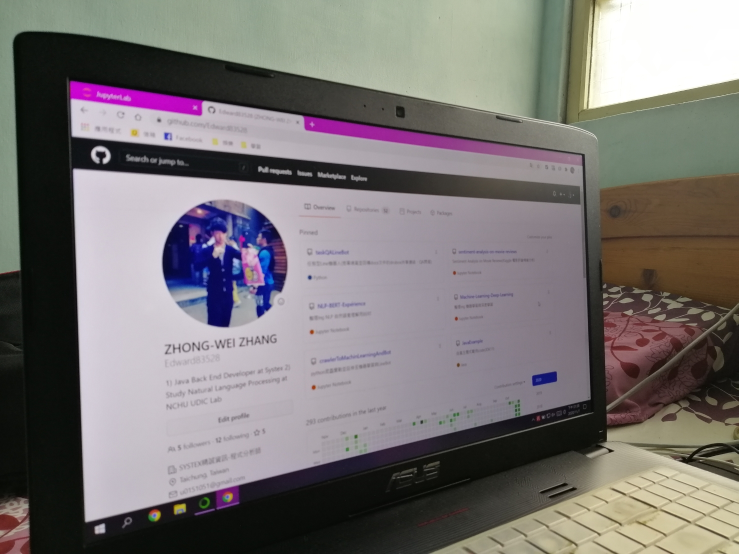
#> input picture img/view.jpg, 1477 x 1108 px (shown at 1/2 size)
$ python perspective.py
#> lines starting #> are read from the running program, lines starting #| are printed output that depends on the picture
#> in main, image is the input picture: shape (1108, 1477, 3); mean B, G, R 116.9, 117.1, 121.9
# -*- coding: utf-8 -*-
"""
Calculates the 3x3 matrix to transform the four source points to the four destination points

Comment copied from OpenCV:
/* Calculates coefficients of perspective transformation
* which maps soruce (xi,yi) to destination (ui,vi), (i=1,2,3,4):
*
*      c00*xi + c01*yi + c02
* ui = ---------------------
*      c20*xi + c21*yi + c22
*
*      c10*xi + c11*yi + c12
* vi = ---------------------
*      c20*xi + c21*yi + c22
*
* Coefficients are calculated by solving linear system:
*             a                         x    b
* / x0 y0  1  0  0  0 -x0*u0 -y0*u0 \ /c00\ /u0\
* | x1 y1  1  0  0  0 -x1*u1 -y1*u1 | |c01| |u1|
* | x2 y2  1  0  0  0 -x2*u2 -y2*u2 | |c02| |u2|
* | x3 y3  1  0  0  0 -x3*u3 -y3*u3 |.|c10|=|u3|,
* |  0  0  0 x0 y0  1 -x0*v0 -y0*v0 | |c11| |v0|
* |  0  0  0 x1 y1  1 -x1*v1 -y1*v1 | |c12| |v1|
* |  0  0  0 x2 y2  1 -x2*v2 -y2*v2 | |c20| |v2|
* \  0  0  0 x3 y3  1 -x3*v3 -y3*v3 / \c21/ \v3/
*
* where:
*   cij - matrix coefficients, c22 = 1
*/

"""

# 引入套件
import cv2
import numpy as np


path = 'img/view.jpg' # 圖片路徑


def show(image):
    # 顯示圖片
    cv2.imshow('image', image)
    # 按下任意鍵則關閉所有視窗
    cv2.waitKey(0) # 若設定為 0 就表示持續等待至使用者按下按鍵為止
    cv2.destroyAllWindows()


def pointInPolygon(x, y, point):
    j = len(point) - 1
    flag = False
    for i in range(len(point)):
        if (point[i][1] < y <= point[j][1] or point[j][1] < y <= point[i][1]) and (point[i][0] <= x or point[j][0] <= x):
            if point[i][0] + (y - point[i][1]) / (point[j][1] - point[i][1]) * (point[j][0] - point[i][0]) < x:
                flag = not flag
        j = i
    return flag

def draw_line(image, point, color=(0, 255, 0), w=2):
    image = cv2.line(image, (point[0][0], point[0][1]), (point[1][0], point[1][1]), color, w)
    image = cv2.line(image, (point[1][0], point[1][1]), (point[2][0], point[2][1]), color, w)
    image = cv2.line(image, (point[2][0], point[2][1]), (point[3][0], point[3][1]), color, w)
    image = cv2.line(image, (point[3][0], point[3][1]), (point[0][0], point[0][1]), color, w)
    return image


def perspectiveLogo(image, point1, point2):
    h, w = image.shape[:2] # 獲取圖像的大小，shape返回的是一個tuple元組，第一個元素表示圖像的高度，第二個表示圖像的寬度，第三個表示像素的通道數。
#> h = 1108; w = 1477
    print(h, w) # (1108,1477)取高度和寬度就好
#| 1108 1477
    #print(point2[2][0]) # 300.0
    #print(point2[2][1]) # 300.0
    img1 = np.zeros((int(point2[2][0]), int(point2[2][1]), 3), dtype=np.uint8) # 給定300*300 長度3 shape形狀>用0填充數組
    M = cv2.getPerspectiveTransform(point1, point2) # 計算得到轉換的矩陣
    '''
        M
    [[ 1.55112036e-01 -6.37446723e-03 -2.02176852e+01]
     [-4.56013848e-02  3.22669109e-01 -4.60250059e+01]
     [-4.08228948e-04  7.07633919e-06  1.00000000e+00]]
    '''
    # 自己做透視變換
    for i in range(h):
        for j in range(w):
                x = (M[0][0]*j + M[0][1]*i + M[0][2]) / (M[2][0]*j + M[2][1]*i + M[2][2]) + 0.5
                y = (M[1][0]*j + M[1][1]*i + M[1][2]) / (M[2][0]*j + M[2][1]*i + M[2][2]) + 0.5
                x, y = int(x), int(y)
                #print(x, y)
                if 1 <= x < point2[2][0]-1 and 1 <= y < point2[2][1]-1:
                    img1[y, x, :] = image[i, j, :]
                    img1[y, x-1, :] = image[i, j, :]
                    img1[y, x+1, :] = image[i, j, :]
                    img1[y-1, x, :] = image[i, j, :]
                    img1[y+1, x, :] = image[i, j, :]
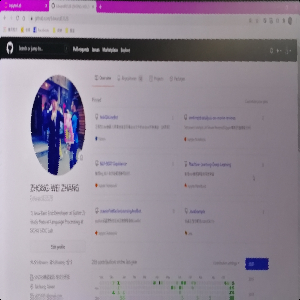
#> img1: shape (300, 300, 3); mean B, G, R 151.7, 138, 148.1
    img2 = cv2.warpPerspective(image, M, (300, 300)) # 利用CV2透視變換成是相對於原圖image是以M變換後的圖像
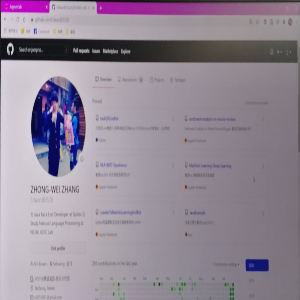
#> img2: shape (300, 300, 3); mean B, G, R 151.2, 137.5, 147.6

    img = np.hstack((img1, img2)) # 水平(按列順序)把陣列給堆疊起來(兩者可以做比較)
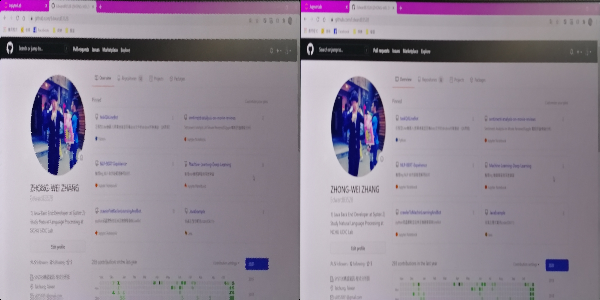
#> img: shape (300, 600, 3); mean B, G, R 151.5, 137.8, 147.9
    show(img)
    cv2.imwrite('output.jpg', img) # 寫入圖檔

def main():
    image = cv2.imread(path) # 加載圖像
    img = image.copy() # 複製圖片

    point1 = np.float32([[137, 162], [1163, 307], [1178, 797], [173, 1038]]) # 標出四個點
    #print(point1)
    point2 = np.float32([[0, 0], [300, 0], [300, 300], [0, 300]]) # 輸出的四個點
    #print(point2)
    perspectiveLogo(image, point1, point2)

    img = draw_line(img, point1)
#> in draw_line, `image = cv2.line(image, (point[3][0], point[3][1]), (point[0][0], poin..`:
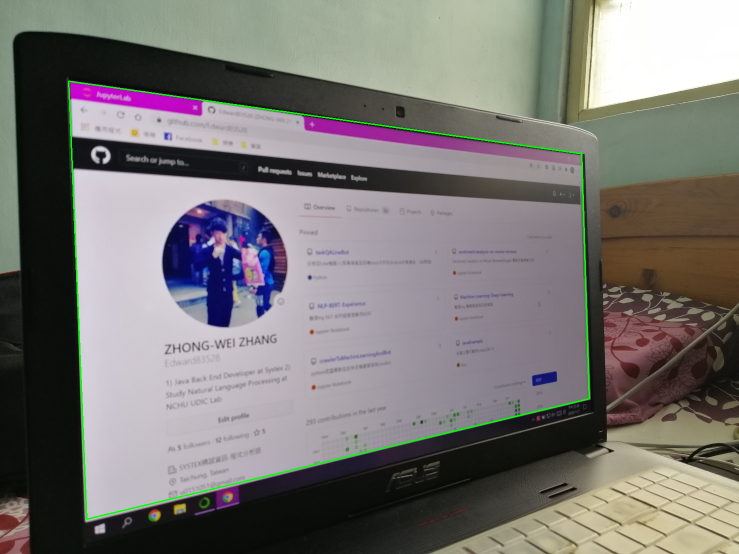
#> image: shape (1108, 1477, 3) (shown at 1/2 size); mean B, G, R 116.1, 118, 121.2
    show(img) # show 出我標的點的輪廓圖

if __name__ == '__main__':
    main()
